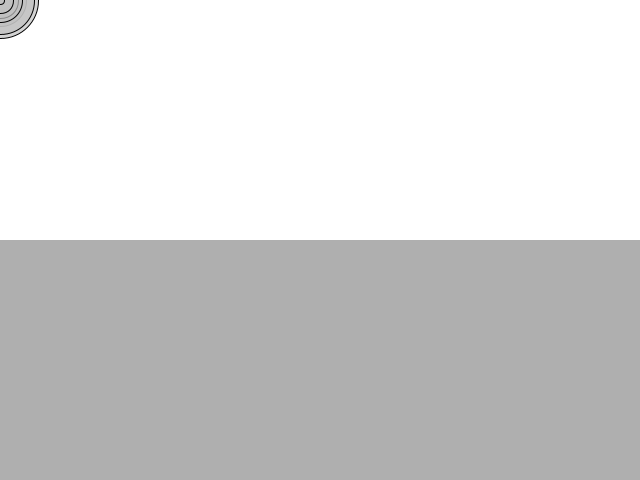
Frame 1 (no input)
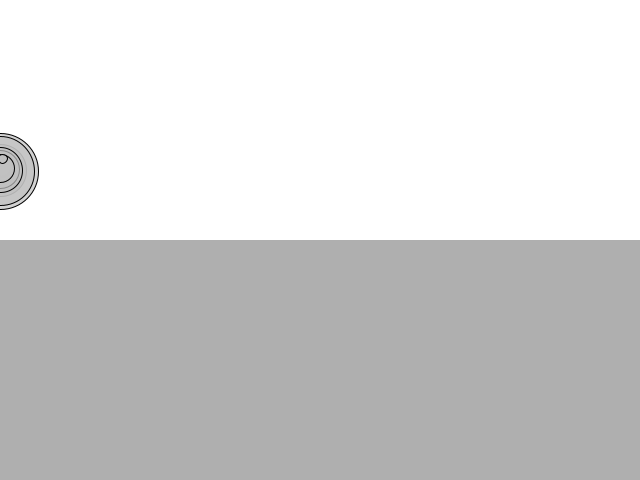
Frame 60 (the mouse pressed at the canvas centre just before this capture)
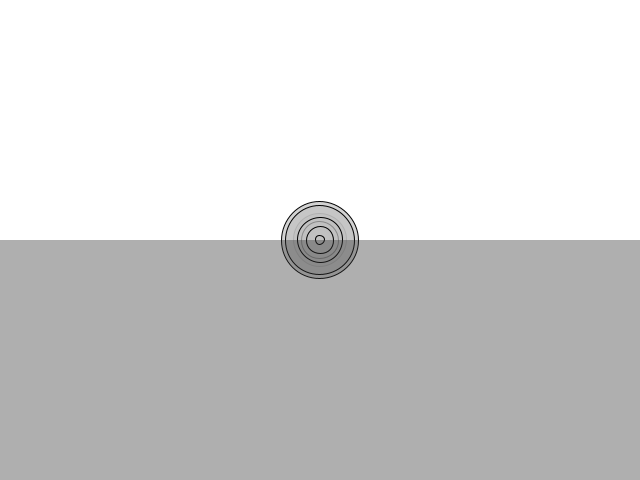
Frame 120 (the mouse held since frame 60 and released just before this capture)

The Processing sketch that drew these frames (run headless with seeded random() and noise(); from frame 60 on, the mouse is pressed at the canvas centre):

// Processing sketch: sketch_2_8_Liquid_and_Air
// ── sketch_2_8_Liquid_and_Air.pde
import java.util.Random;


PVector gravity, wind, mouse;
float dwindx, dwindy;
int timer;
boolean click;
Liquid liquid, air;
Obj[] movers = new Obj[10];

void setup() {
  // Screen Setup
  frameRate(60);
  size(640,480);
  background(255);
  air    = new Liquid(0, 0,        width, height/2, 0.001);
  liquid = new Liquid(0, height/2, width, height/2, 0.1);
  // Forces
  gravity = new PVector(0,     0.098);
  wind    = new PVector(0.001, 0.0001);

  timer  = 0;
  dwindx = 0;
  dwindy = 10000;
  click = false;
  
  for (int i=0; i<movers.length; i++)
    movers[i] = new Obj(random(0.1, 5), 0, 0);
}

void draw() {
  background(255);
  
  if (timer == 150){
     wind = new PVector(
       map(noise(dwindx), 0, 1, -0.1,  0.1 ),
       map(noise(dwindy), 0, 1, -0.01, 0.1 )
       );
     timer = 0;
     dwindx+=0.5;
     dwindy+=0.5;
  }
  timer++;
  
  for (int i = 0; i < movers.length; i++){
    if (click) {
      movers[i].location.set(new PVector(mouseX, mouseY));
      movers[i].velocity.set(new PVector(     0,      0));
      /*
      movers[i].applyForce(
        PVector.sub( 
          movers[i].location ,
          new PVector(mouseX, mouseY)).normalize().mult(-0.01)
       );
       */
    }
       
     if (movers[i].location.x < 0     ||
         movers[i].location.x > width ||
         movers[i].location.y < 0     ||
         movers[i].location.y > height
         )
         //movers[i].applyForce(PVector.mult(movers[i].acceleration, -1));  
         movers[i].applyForce(
           PVector.mult(
             movers[i].velocity, 
             -1).mult(
                 movers[i].mass
                 ).add(
                     PVector.mult(movers[i].acceleration,
                     -1
                     )
                 )
           );
       
     
     if (movers[i].isInside(liquid))
       movers[i].drag(liquid);
     else if (movers[i].isInside(air))
       movers[i].drag(air);
 
     movers[i].applyForce(PVector.mult(gravity, movers[i].mass));
     movers[i].applyForce(wind);
     movers[i].update();
     }
     liquid.display();
  }

void mousePressed(){
  click = true;
}
void mouseReleased(){
  click = false;
}

// ── forces.pde
//import processing.core.PVector;
/*
class Friction  {
  float mu; // friction coefficient.
  float normal; 

  Friction(float c, float n) {
    mu     = c;
    normal = n;
  }
  public void setFriction(float c, float n) {
    mu     = c;
    normal = n;
  }
}
*/

// ── objects.pde
//import processing.core.PVector;
//import processing.core.PGraphics;
//import processing.core.PApplet;

class Obj {
  // Movement
  PVector location, velocity, acceleration;  
  float mass;
  
  Obj(float m, float x, float y) {
    location     = new PVector(x, y);
    velocity     = new PVector(0, 0);
    acceleration = new PVector(0, 0);
    mass = m;
    //mouseBait = false;   
  }
  
  // UPDATE
  void update() {     
    this.display();
    this.move();
  } 
  void move() {
    velocity.add(acceleration);   
    location.add(velocity);
    acceleration.mult(0);
  } 
  void display() {
    stroke(0);
    fill(192, 180);
    ellipse(location.x, location.y, mass*16, mass*16);
  }
  boolean isInside(Liquid l){
   if (
     location.x>l.x     &&
     location.x<l.x+l.w &&
     location.y>l.y     &&
     location.y<l.y+l.h
     )
     return true;
  else
    return false;
  }
  void applyForce(PVector force){
    // a = f/m
    // Copy of vector used b/c Java ref 
    // would affect original.
       
       PVector f = PVector.div(force, mass);
    // Force acts upon acceleration.
       acceleration.add(f);
  }
  void drag(Liquid l) {
    float mag = velocity.mag();
    this.applyForce(
      PVector.mult(velocity, -1).normalize().mult(mag * mag * l.c)
      );
  }
}

// ── terrain.pde

class Liquid {
  float x, y, w, h; 
  float c; // drag coeff
  
  Liquid(float x_, float y_, float w_, float h_, float drag) {
    x = x_;
    y = y_;
    w = w_;
    h = h_;
    c = drag;
  }
  void display() {
    noStroke();
    fill(50, 100);
    rect(x, y, w, h);
  }
}
